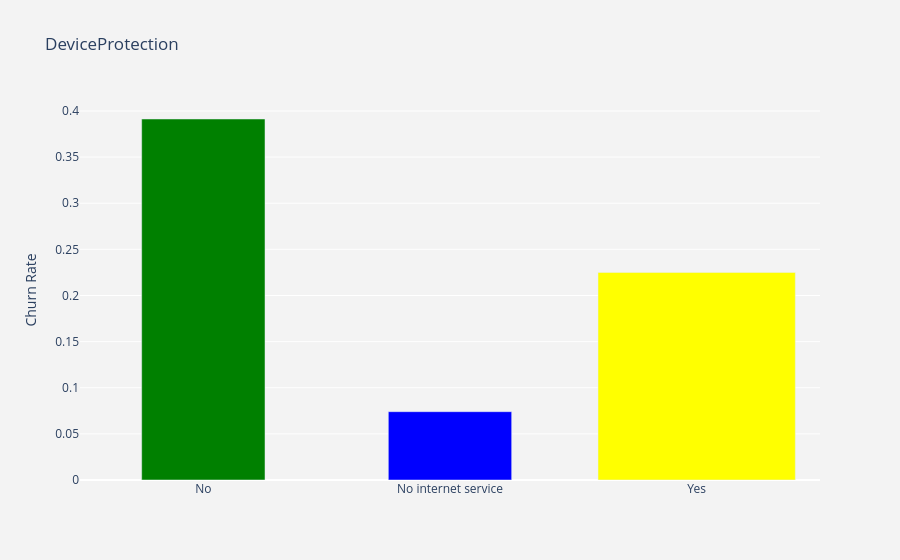

Notebook code cell kept with this figure:
### Code cell
visualization_churn_rate('DeviceProtection')

### Figure 1 — Plotly figure (JSON) as saved in the notebook; plotly's stock layout.template omitted (floating-point values rounded to 4 significant figures)
{"data": [{"marker": {"color": ["green", "blue", "yellow"]}, "type": "bar", "width": [0.5, 0.5], "x": ["No", "No internet service", "Yes"], "y": [0.3913, 0.07405, 0.225]}], "layout": {"paper_bgcolor": "rgb(243,243,243)", "plot_bgcolor": "rgb(243,243,243)", "title": {"text": "DeviceProtection"}, "xaxis": {"type": "category"}, "yaxis": {"title": {"text": "Churn Rate"}}}}
